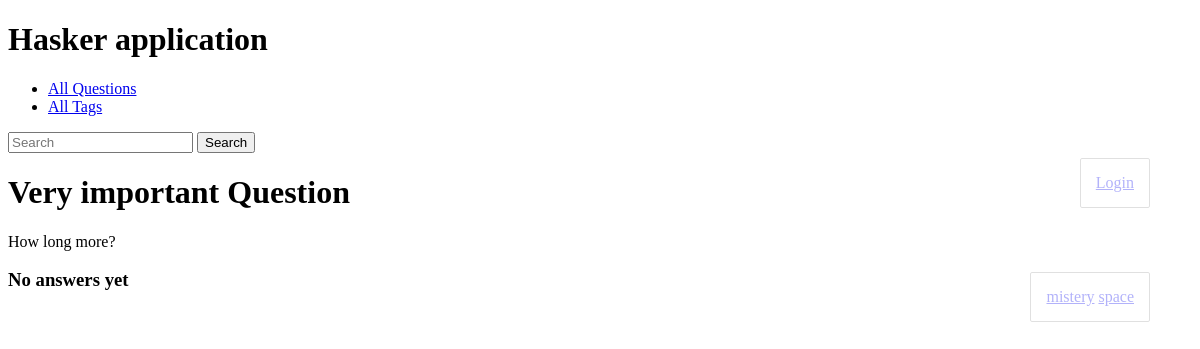
Before: /sdvds-1580055700/ with the older database file.
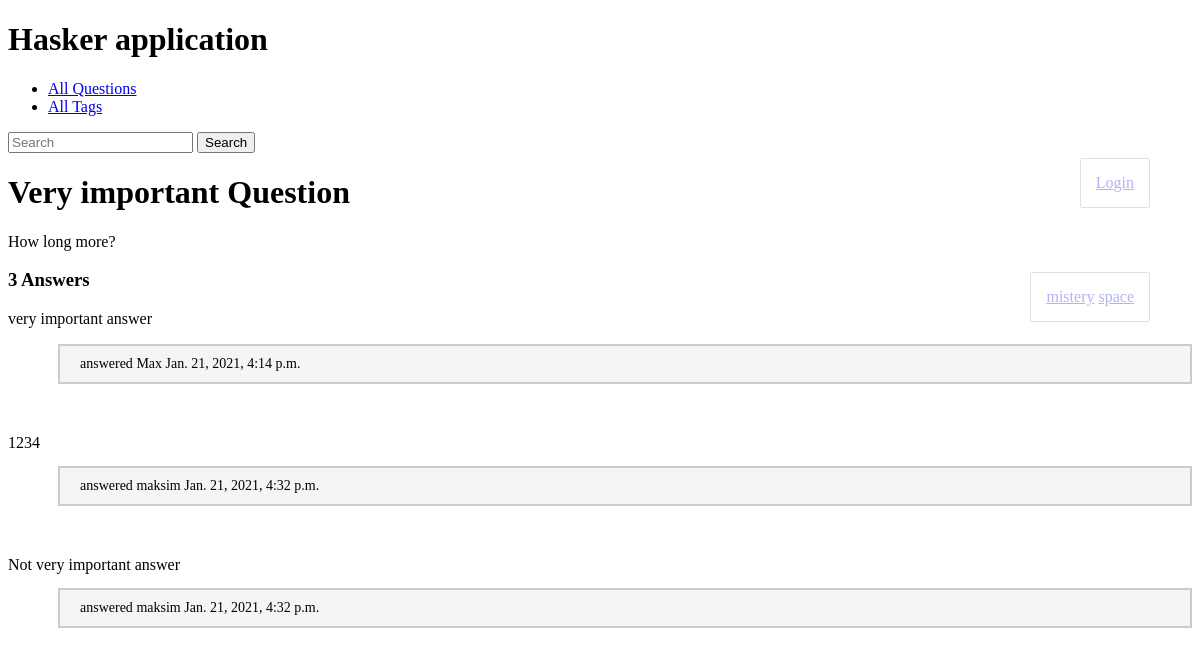
After: the same page with the newer database file.
### hasker/models.py (models this page shows, shortened)
class Question(models.Model):
    author = models.ForeignKey(User, on_delete=models.CASCADE)
    title = models.CharField(max_length=150, db_index=True)
    slug = models.SlugField(max_length=150, blank=True, unique=True)
    content = models.TextField(blank=False, db_index=True)
    tags = models.ManyToManyField('Tag', blank=True, related_name='questions')
    date_create = models.DateTimeField(auto_now_add=True)
    def answer_count(self):
        return self.answer_set.values().__len__()
    class Meta:
        ordering = ['-date_create']

class Tag(models.Model):
    title = models.CharField(max_length=50)
    slug = models.SlugField(max_length=50, unique=True)
    def get_absolute_url(self):
        return reverse('tag_detail_url', kwargs={'slug': self.slug})
    class Meta:
        ordering = ['title']

class Answer(models.Model):
    user = models.ForeignKey(User, on_delete=models.CASCADE)
    question = models.ForeignKey(Question, on_delete=models.CASCADE)
    content = models.TextField(blank=False, db_index=True)
    date_create = models.DateTimeField(auto_now_add=True)
    is_correct = models.BooleanField(default=False)

### hasker/views.py (the view)
# urls.py: path('<str:slug>/', question_detail, name='question_detail_url'),
def question_detail(request, slug):
    user = request.user
    if request.method == 'POST' and user.is_authenticated:
        form = AnswerForm(request.POST)
        if form.is_valid():
            text = form.cleaned_data['text']
            question = get_object_or_404(Question, slug=slug)
            Answer.objects.create(question=question, content=text, user=user)
            return HttpResponseRedirect(question.get_absolute_url())
    else:
        form = AnswerForm()
        question = Question.objects.get(slug=slug)
        return render(request, 'hasker/question_detail.html', context={'form': form, 'question': question})

### hasker/forms.py
class AnswerForm(forms.Form):
    text = forms.CharField(widget=forms.Textarea(), label='')

### hasker/templates/hasker/question_detail.html (shortened to what this page needs)
{% extends 'hasker/base_hasker.html' %}
{% block content %}
    <h1>
        {{ question.title }}
    </h1>
    <p>
        {{ question.content }}
    </p>
    <div class="admin-panel">
       {% for tag in question.tags.all %}
        <a href="{{ tag.get_absolute_url }}">{{ tag.title }}</a>
       {% endfor %}
    </div>
    <h3>
        {% if question.answer_count == 0 %} No answers yet {% endif %}
        {% if question.answer_count > 1 %} {{ question.answer_count }} Answers {% endif %}
    </h3>
    <p>
       {% for answer in question.answer_set.all %}
            {{ answer.content }}
            <br>
            <p class="answered"> answered {{ answer.user  }} {{ answer.date_create }} </p>
            <br>
            <br>
       {% endfor %}
    </p>
{% endblock %}

### hasker/templates/hasker/base_hasker.html (shortened to what this page needs)
{% extends 'base.html' %}

### templates/base.html (shortened to what this page needs)
{% load static %}
<!DOCTYPE html>
<html lang="en">
<head>
    <link rel="stylesheet" href="{% static 'css/styles.css' %}">
</head>
<body>
<h1>Hasker application</h1>
<ul>
    <li> <a href="{% url 'questions_list_url' %}" > All Questions </a> </li>
    <li> <a href="{% url 'tags_list_url' %}" > All Tags </a> </li>
</ul>
<div>
    <form action="{% url 'questions_list_url' %}">
        <input type="search" placeholder="Search" aria-label="Search" name="search">
        <button type="submit" > Search </button>
    </form>
</div>
{% if not request.user.is_authenticated %}
    <div class="admin-panel">
        <a href="/accounts/login"> Login </a>
    </div>
{% endif %}
{% block content %}{% endblock %}
</body>
</html>

### static/css/styles.css (style rules this page uses)
.admin-panel { border: 1px solid #999; border-radius: 2px; position: fixed; right: 50px; head: 15px; opacity: 0.3; padding: 15px; margin: 5px 0; }
.answered { margin-left: 50px; padding: 10px 20px 10px 20px; font-size: 14px; background-color: #f5f5f5; border: 2px solid #cccccc; }

Changed rows visible on the page:
shown differently, row unchanged: Question "Very important Question": answer_count (not shown) → "3"
added Answer: content "very important answer", user "Max", date_create "Jan. 21, 2021, 4:14 p.m."
added Answer: content "1234", user "maksim", date_create "Jan. 21, 2021, 4:32 p.m."
added Answer: content "Not very important answer", user "maksim", date_create "Jan. 21, 2021, 4:32 p.m."
Other visible differences:
text no longer shown: "No answers yet"
text now shown: "Answers"
